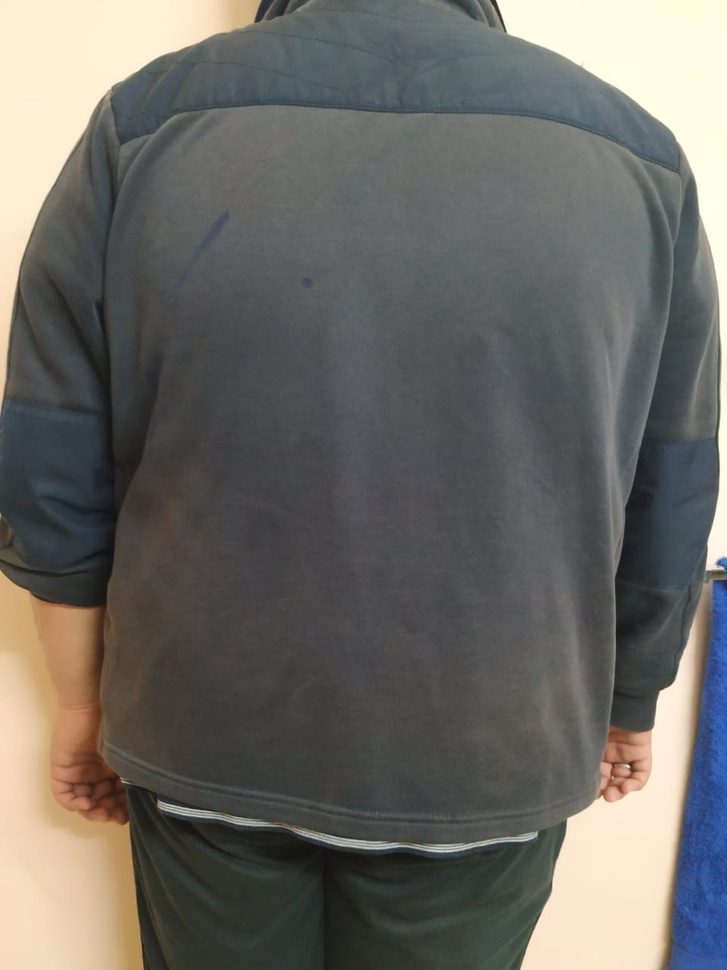
#> input picture src/ml/shirtSize/img75-21.jpeg, 727 x 970 px, shrunk from 960 x 1280 before the run
$ jupyter execute --allow-errors shirtSize.ipynb
#> lines starting #> are read from the running program, lines starting #| are printed output that depends on the picture; after the words box and inside, x2 and y2 are one past the last pixel; in counts of white or black regions, pixels touching at a corner belong together; long printed decimals are rounded
## Detection of size of body parts
In this project we are going to use, image processing to calculate the size of body parts(shoulders), from the images and then predict the shirt size for the person.

This Notebook is divided into parts-
1. Crop the images into suitable size
2. Image Segmentation
3. Calcuate the distances between the extreme points
4. Predict the shoulder width

[cell 1]
import numpy as np
import cv2 as cv
import scipy as sp
import matplotlib.pyplot as plt
import pandas as pd
from sklearn import linear_model

We have made a dataset which contains images clicked as-
- Distance between the subject and camera is approx. 75cm
- Distance between the subject and camera is approx. 100cm
- Distance between the subject and camera is approx. 200cm

Nomenclature- 75cm: img75-1;
              100cm: img100-1;
              200cm: img200-1;
where 1 is the number assigned to the subject

[cell 2]
image = cv.imread("shirtSize/img75-21.jpeg")
#> image is the input picture: shape (970, 727, 3); mean B, G, R 100.6, 105, 106.6
plt.imshow(image)

[cell 3]
image.shape
#> Out = (970, 727, 3)

[cell 4]
def crop_bottom_half(image):
#         x1=image.shape[0]*1/4
        x1=image.shape[0]*4/9
#> x1 = 431.1
        x2=image.shape[0]
#> x2 = 970
        y2=image.shape[1]
#> y2 = 727
#         print(x1," height= ",x2," width= ",y2)
#         cropped_img = image(Rect(0, image.rows/2, image.cols, image.rows/2))
        cropped_img = image[0:int(x1),0:int(y2)]
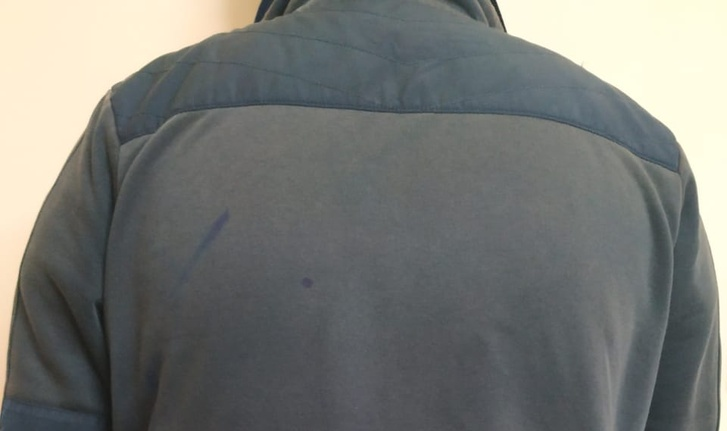
#> cropped_img: shape (431, 727, 3); mean B, G, R 116.4, 120, 118.3
        #print("cropped_img")
        #print("height=",cropped_img.shape[0]," width=",cropped_img.shape[1])
        return cropped_img

[cell 5]
cropimg = crop_bottom_half(image)
plt.imshow(cropimg)

[cell 6]
def crop_twobynine(image):
        x1=image.shape[0]*2/9
#> x1 = 215.6
        x2=image.shape[0]
#> x2 = 970
        y2=image.shape[1]
#> y2 = 727
        #print(x1," height= ",x2," width= ",y2)
        #cropped_img = image(Rect(0, image.rows/2, image.cols, image.rows/2))
        cropped_img = image[0:int(x1),0:int(y2)]
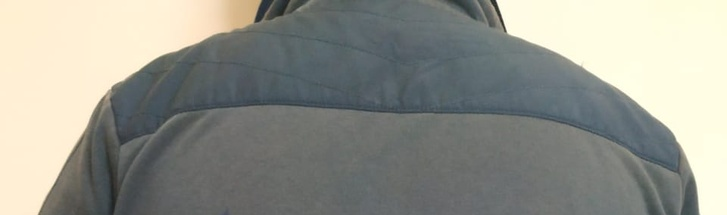
#> cropped_img: shape (215, 727, 3); mean B, G, R 140.6, 148.8, 147.8
        #print("cropped_img")
        #print("height=",cropped_img.shape[0]," width=",cropped_img.shape[1])
        return cropped_img

[cell 7]
cropimg_1 = crop_twobynine(image)
plt.imshow(cropimg_1)

Now that, we have a cropped image according to what we need.
We are going to do some image segmenatation.

[cell 8]
cropped = cv.GaussianBlur(cropimg_1, (5,5),0)
gray = cv.cvtColor(cropped, cv.COLOR_BGR2GRAY)
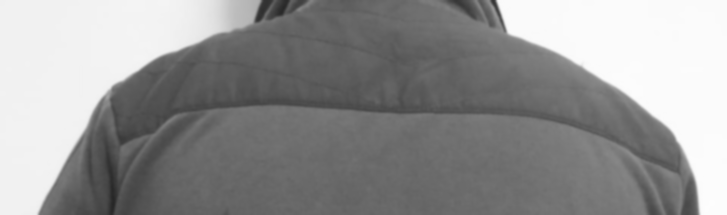
#> gray: shape (215, 727); min 39, max 253, mean 147.6
ret, thresh = cv.threshold(gray, 0, 255,cv.THRESH_BINARY_INV + cv.THRESH_OTSU )
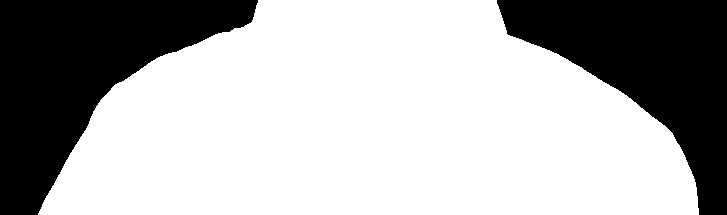
#> thresh: shape (215, 727); 68.5% white; 2 black regions, box (x1, y1, x2, y2) and area: (0, 0, 258, 215) 26182, (497, 0, 727, 215) 23018
#> ret = 173
plt.imshow(thresh)

Pretty good result, in the first operation itself.
Let's try and enhance it further to get the edges using Canny Edge Detection.

[cell 9]
kernel = np.ones((5,5),np.uint8)
closing = cv.morphologyEx(thresh, cv.MORPH_CLOSE, kernel)
edges = cv.Canny(closing,100,200)
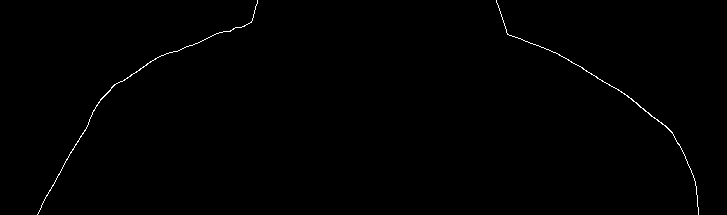
#> edges: shape (215, 727); 0.42% white in thin lines or dots
plt.imshow(edges)

[cell 10]
kernel = np.ones((5,5),np.uint8)
opening = cv.morphologyEx(thresh, cv.MORPH_OPEN, kernel)
#> opening: shape (215, 727); 68.5% white; 2 black regions, box (x1, y1, x2, y2) and area: (0, 0, 258, 215) 26184, (497, 0, 727, 215) 23018
edges_o = cv.Canny(opening,100,200)
#> edges_o: shape (215, 727); 0.42% white in thin lines or dots
plt.imshow(edges_o)

This is some neat edge detection.
So, what's the next step?
Let's calculate the distance between the extreme points.
Oh!wait....let's first find the extreme points

[cell 11]
from scipy.spatial import distance as dist
import imutils

cnts = cv.findContours(thresh.copy(), cv.RETR_EXTERNAL,cv.CHAIN_APPROX_SIMPLE)
#> cnts = 1 contour; box (x1, y1, x2, y2) and area: (38, 0, 699, 215) 106371
cnts = imutils.grab_contours(cnts)
c = max(cnts, key=cv.contourArea)
#> c = contour of 388 points, box (x1, y1, x2, y2) (38, 0, 699, 215), area 106371

# determine the most extreme points along the contour
extLeft = tuple(c[c[:, :, 0].argmin()][0])
#> extLeft = (38, 213)
extRight = tuple(c[c[:, :, 0].argmax()][0])
#> extRight = (698, 214)
extTop = tuple(c[c[:, :, 1].argmin()][0])
#> extTop = (258, 0)
extBot = tuple(c[c[:, :, 1].argmax()][0])
#> extBot = (38, 214)

#dB1 = dist.euclidean((extLeft[0], extRight[0]), (extLeft[1], extRight[1]))
#print("left: ",extLeft," right: ",extRight)

dB = dist.euclidean(extLeft,extRight)
#> dB = 660
dB = dist.euclidean(extLeft,extRight)

#dB = dist.euclidean(extLeft,extBot)
#print(dB," ",dB1)
print(dB)
#| 660.001

cv.putText(image, "{:.1f}in".format(dB),
         (10,500), cv.FONT_HERSHEY_SIMPLEX, 0.65, (255, 255, 255), 2)

# draw the outline of the object, then draw each of the
# extreme points, where the left-most is red, right-most
# is green, top-most is blue, and bottom-most is teal
cv.drawContours(image, [c], -1, (0, 255, 255), 2)
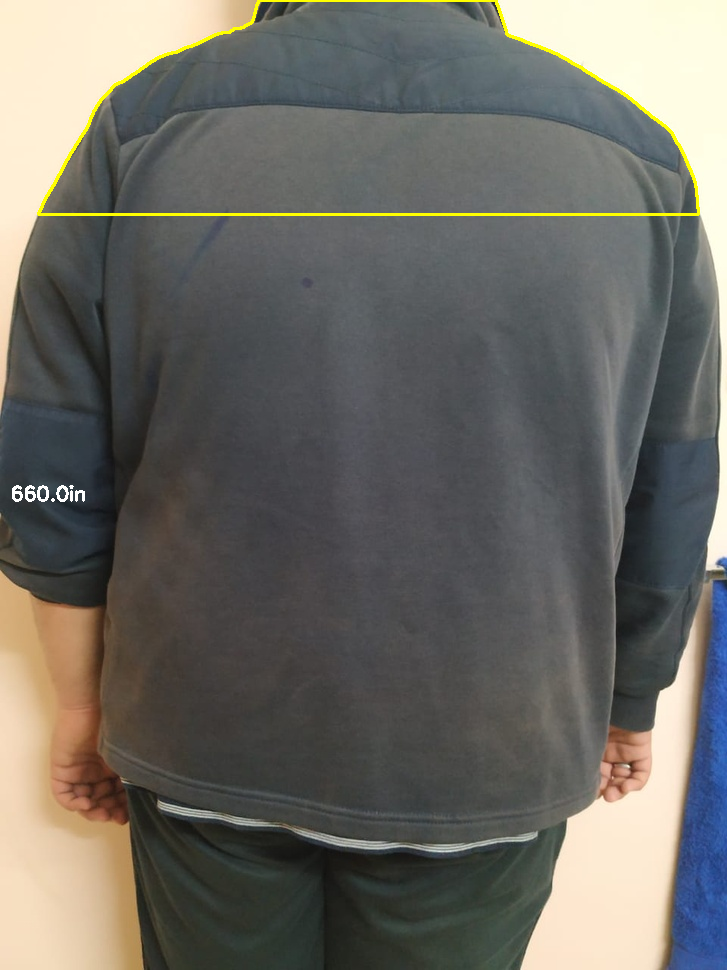
#> image: shape (970, 727, 3); mean B, G, R 100, 106.1, 107.7
cv.circle(image, extLeft, 8, (0, 0, 255), -1)
#> image: shape (970, 727, 3); 0.03% of pixels changed, all inside (x1, y1, x2, y2) = (30, 205, 47, 222)
cv.circle(image, extRight, 8, (0, 255, 0), -1)
#> image: shape (970, 727, 3); mean B, G, R 99.9, 106, 107.6
cv.circle(image, extTop, 8, (255, 0, 0), -1)
#> image: shape (970, 727, 3); mean B, G, R 100, 106, 107.6
cv.circle(image, extBot, 8, (255, 255, 0), -1)
#> image: shape (970, 727, 3); mean B, G, R 100, 106.1, 107.5
plt.imshow(image)

$ run again, with src/ml/shirtSize/img100-1.jpeg copied over src/ml/shirtSize/img75-21.jpeg
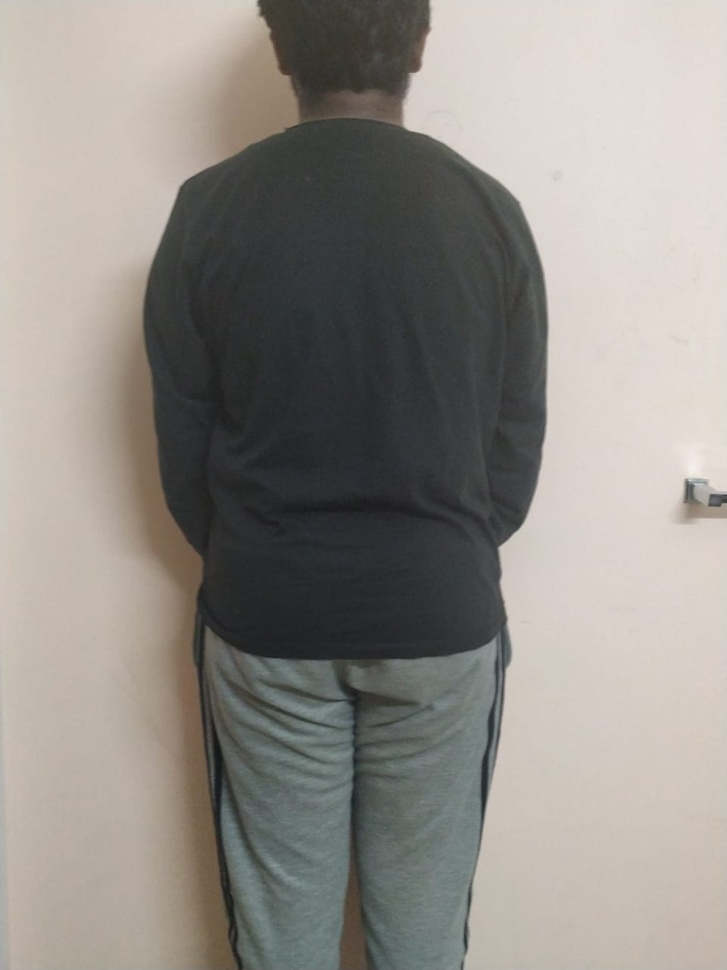
#> input picture src/ml/shirtSize/img100-1.jpeg, 727 x 970 px, shrunk from 960 x 1280 before the run
#> image is the input picture: shape (970, 727, 3); mean B, G, R 135.9, 141.7, 146
#> `ret, thresh = cv.threshold(gray, 0, 255,cv.THRESH_BINARY_INV + cv.THRE..`:
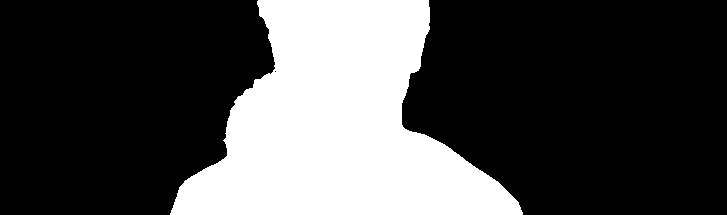
#> thresh: shape (215, 727); 28.7% white; 1 white region, box (x1, y1, x2, y2) and area: (170, 0, 523, 215) 44784
#> ret = 140
#> closing: shape (215, 727); 28.7% white; 1 white region, box (x1, y1, x2, y2) and area: (170, 0, 523, 215) 44801
#> edges: shape (215, 727); 0.37% white in thin lines or dots, all inside (x1, y1, x2, y2) = (169, 0, 523, 215)
#> opening: shape (215, 727); 28.6% white; 1 white region, box (x1, y1, x2, y2) and area: (171, 0, 523, 215) 44758
#> edges_o: shape (215, 727); 0.37% white in thin lines or dots, all inside (x1, y1, x2, y2) = (170, 0, 523, 215)
#> cnts = 1 contour; box (x1, y1, x2, y2) and area: (170, 0, 523, 215) 44268
#> c = contour of 273 points, box (x1, y1, x2, y2) (170, 0, 523, 215), area 44268
#> extLeft = (170, 213)
#> extRight = (522, 214)
#> extTop = (258, 0)
#> extBot = (170, 214)
#> dB = 352
#| 352.001
#> `cv.drawContours(image, [c], -1, (0, 255, 255), 2)`:
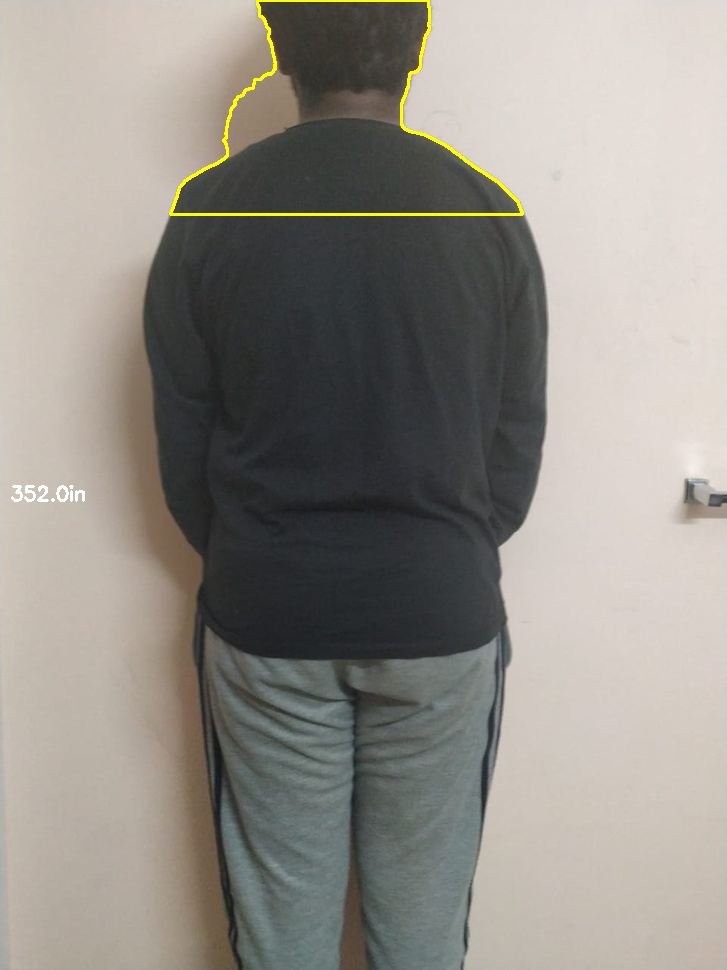
#> image: shape (970, 727, 3); mean B, G, R 135.5, 142.4, 146.8

$ run again, with src/ml/shirtSize/img100-10.jpeg copied over src/ml/shirtSize/img75-21.jpeg
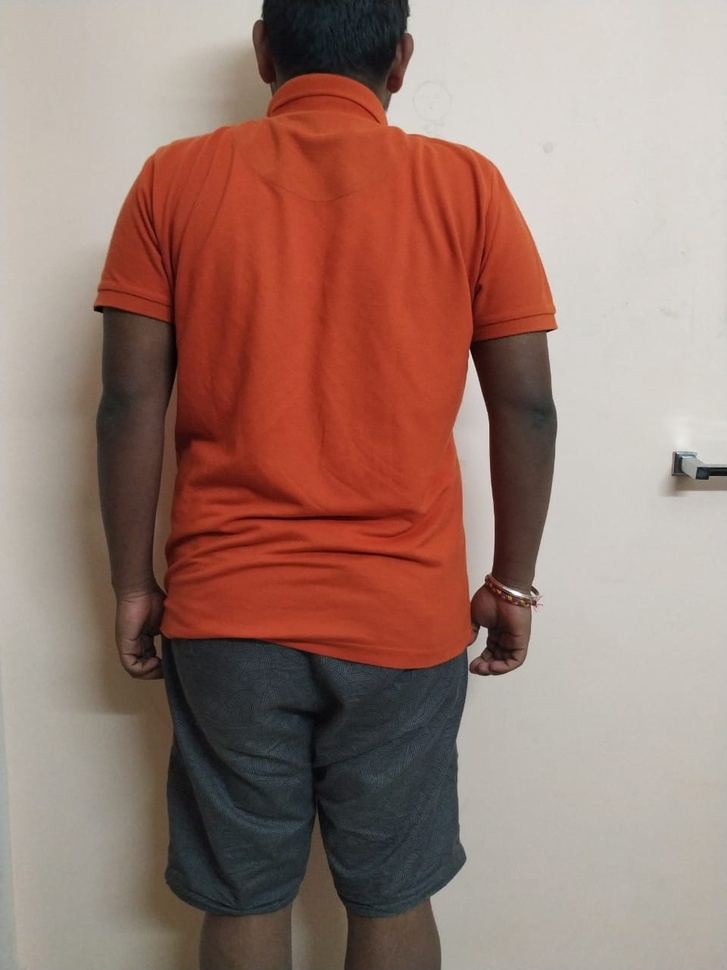
#> input picture src/ml/shirtSize/img100-10.jpeg, 727 x 970 px, shrunk from 960 x 1280 before the run
#> image is the input picture: shape (970, 727, 3); mean B, G, R 114.1, 123.9, 155
#> `ret, thresh = cv.threshold(gray, 0, 255,cv.THRESH_BINARY_INV + cv.THRE..`:
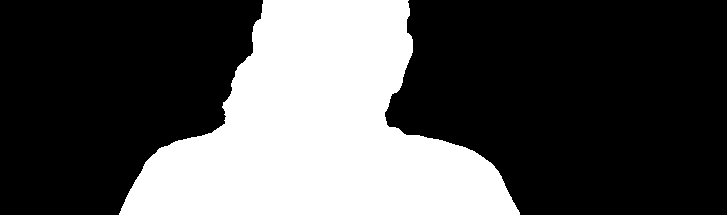
#> thresh: shape (215, 727); 31.9% white; 1 white region, box (x1, y1, x2, y2) and area: (119, 0, 520, 215) 49820
#> ret = 143
#> closing: shape (215, 727); 31.9% white; 1 white region, box (x1, y1, x2, y2) and area: (119, 0, 520, 215) 49833
#> edges: shape (215, 727); 0.39% white in thin lines or dots, all inside (x1, y1, x2, y2) = (118, 0, 520, 215)
#> opening: shape (215, 727); 31.9% white; 1 white region, box (x1, y1, x2, y2) and area: (120, 0, 520, 215) 49809
#> edges_o: shape (215, 727); 0.39% white in thin lines or dots, all inside (x1, y1, x2, y2) = (119, 0, 520, 215)
#> cnts = 1 contour; box (x1, y1, x2, y2) and area: (119, 0, 520, 215) 49274
#> c = contour of 303 points, box (x1, y1, x2, y2) (119, 0, 520, 215), area 49274
#> extLeft = (119, 213)
#> extRight = (519, 214)
#> extTop = (263, 0)
#> extBot = (119, 214)
#> dB = 400
#| 400.001
#> `cv.drawContours(image, [c], -1, (0, 255, 255), 2)`:
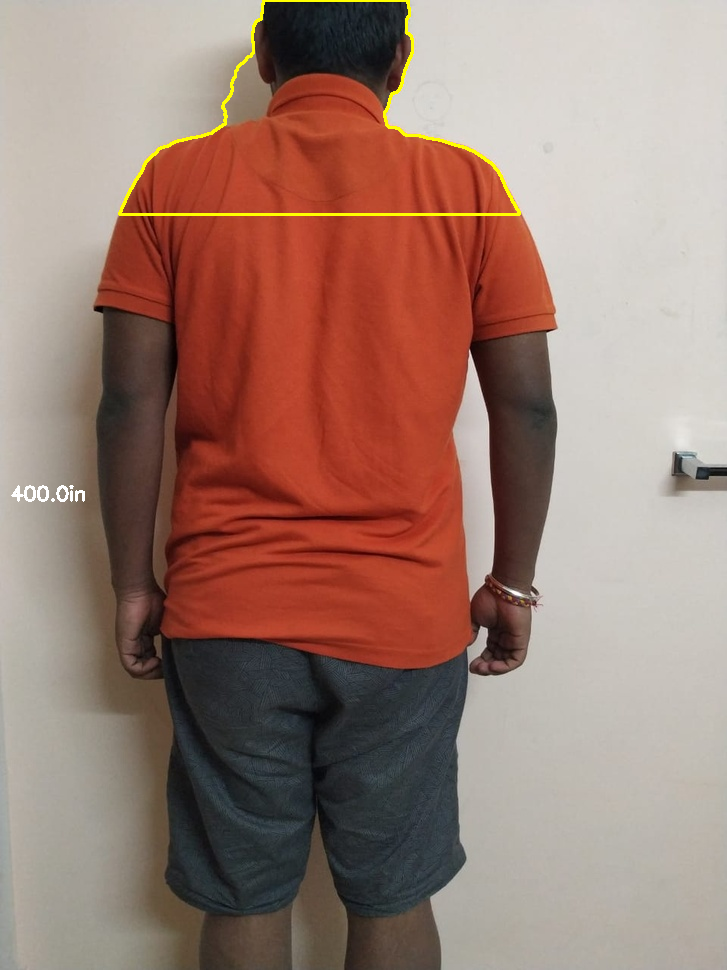
#> image: shape (970, 727, 3); mean B, G, R 113.8, 124.8, 155.6

$ run again, with src/ml/shirtSize/img100-11.jpeg copied over src/ml/shirtSize/img75-21.jpeg
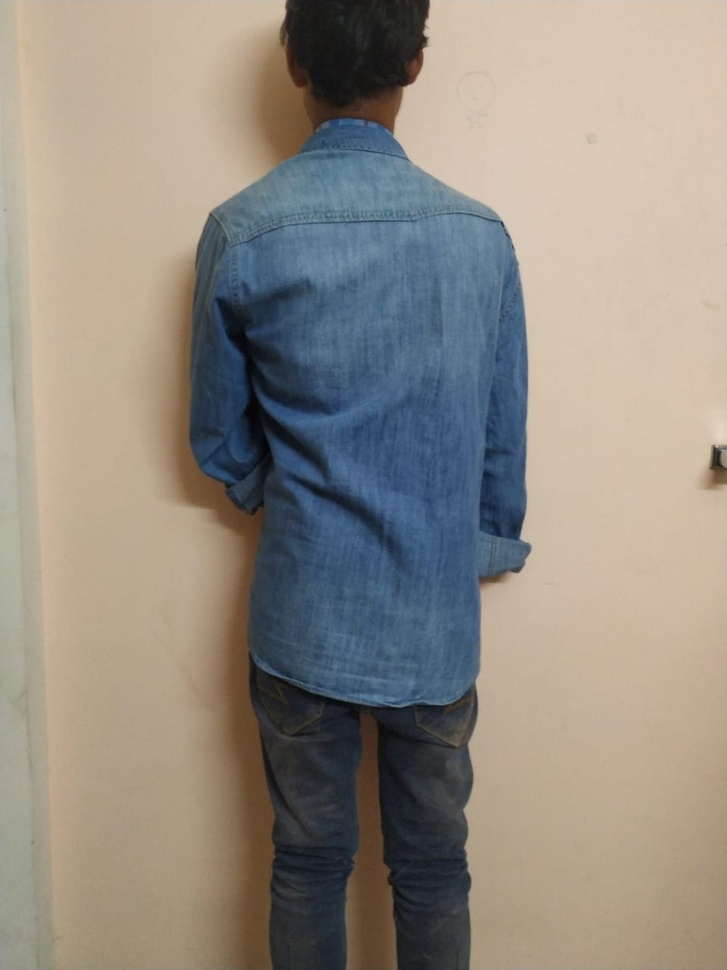
#> input picture src/ml/shirtSize/img100-11.jpeg, 727 x 970 px, shrunk from 960 x 1280 before the run
#> image is the input picture: shape (970, 727, 3); mean B, G, R 130.6, 140.1, 147.2
#> `ret, thresh = cv.threshold(gray, 0, 255,cv.THRESH_BINARY_INV + cv.THRE..`:
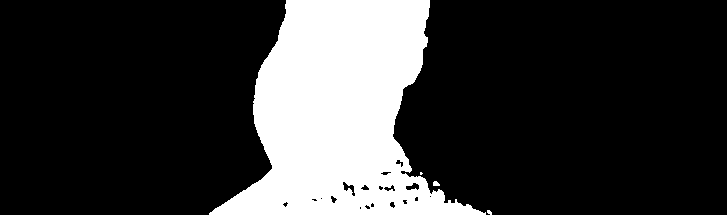
#> thresh: shape (215, 727); 21.5% white; 4 white regions (2 under 20 px), largest, box (x1, y1, x2, y2) and area: (209, 0, 486, 215) 33621, (433, 181, 440, 186) 28
#> ret = 134
#> closing: shape (215, 727); 21.9% white; 1 white region, box (x1, y1, x2, y2) and area: (209, 0, 492, 215) 34162
#> edges: shape (215, 727); 0.38% white in thin lines or dots, all inside (x1, y1, x2, y2) = (208, 0, 492, 215)
#> opening: shape (215, 727); 21.4% white; 1 white region, box (x1, y1, x2, y2) and area: (210, 0, 483, 215) 33525
#> edges_o: shape (215, 727); 0.57% white in thin lines or dots, all inside (x1, y1, x2, y2) = (209, 0, 483, 215)
#> cnts = 4 contours, 3 with area under 20; largest, box (x1, y1, x2, y2) and area: (209, 0, 486, 215) 33490
#> c = contour of 298 points, box (x1, y1, x2, y2) (209, 0, 486, 215), area 33490
#> extLeft = (209, 213)
#> extRight = (485, 214)
#> extTop = (286, 0)
#> extBot = (209, 214)
#> dB = 276
#| 276.002
#> `cv.drawContours(image, [c], -1, (0, 255, 255), 2)`:
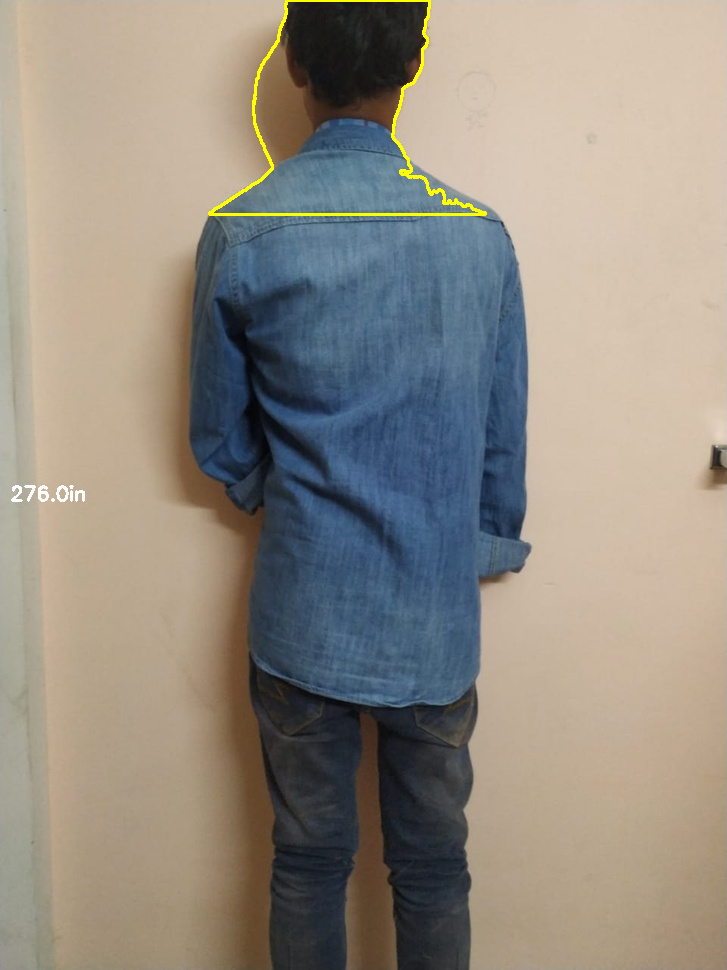
#> image: shape (970, 727, 3); mean B, G, R 130.1, 140.7, 147.9
